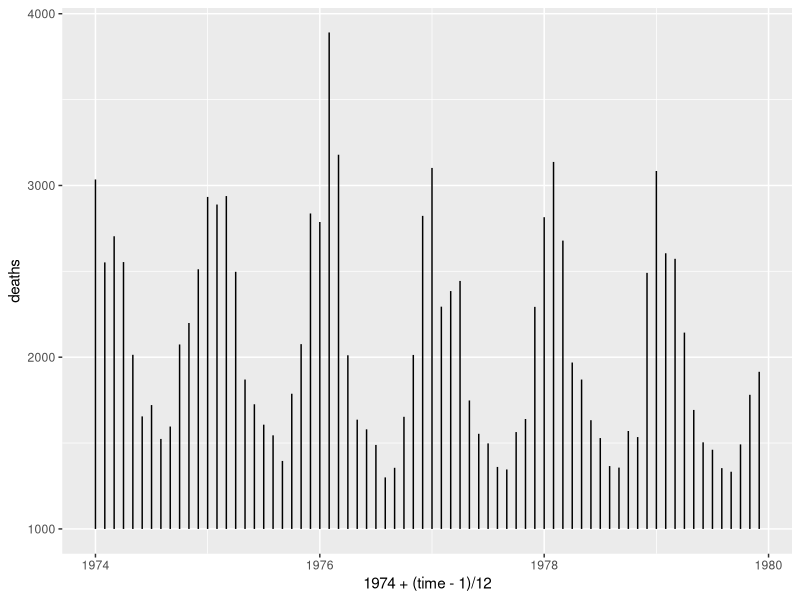
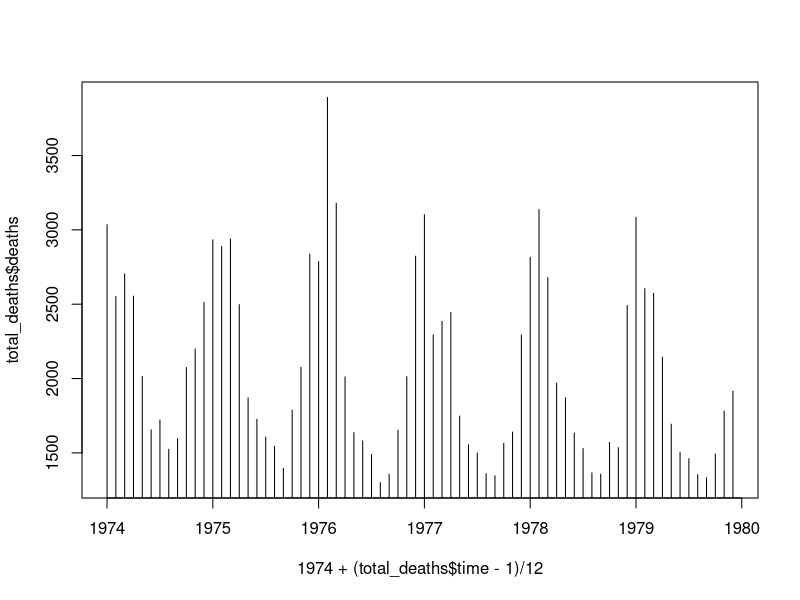
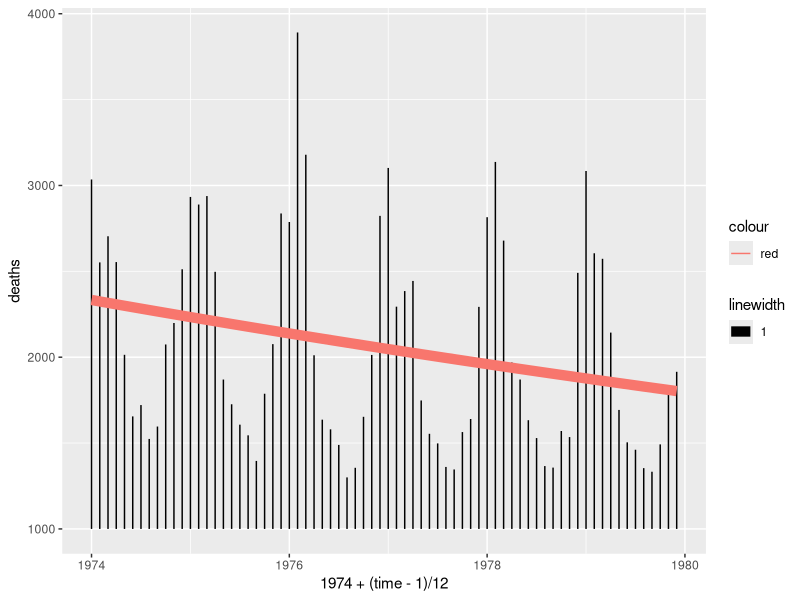
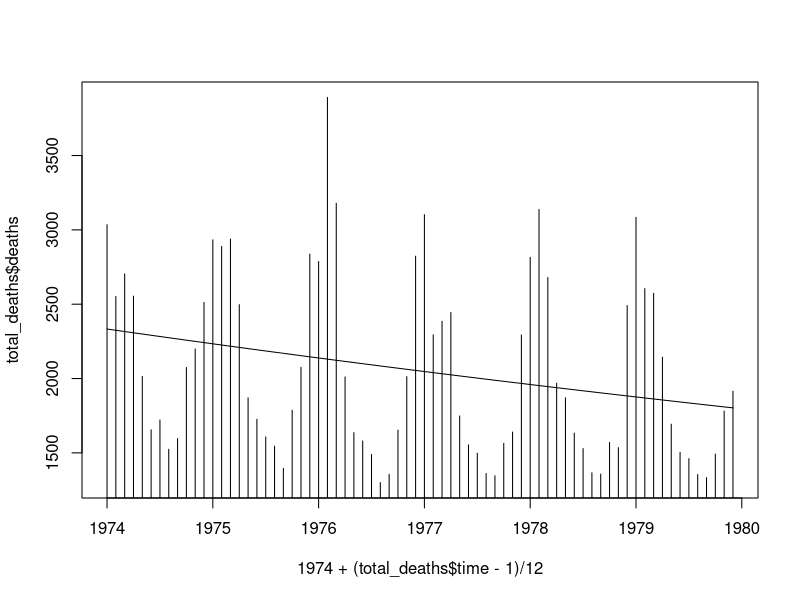
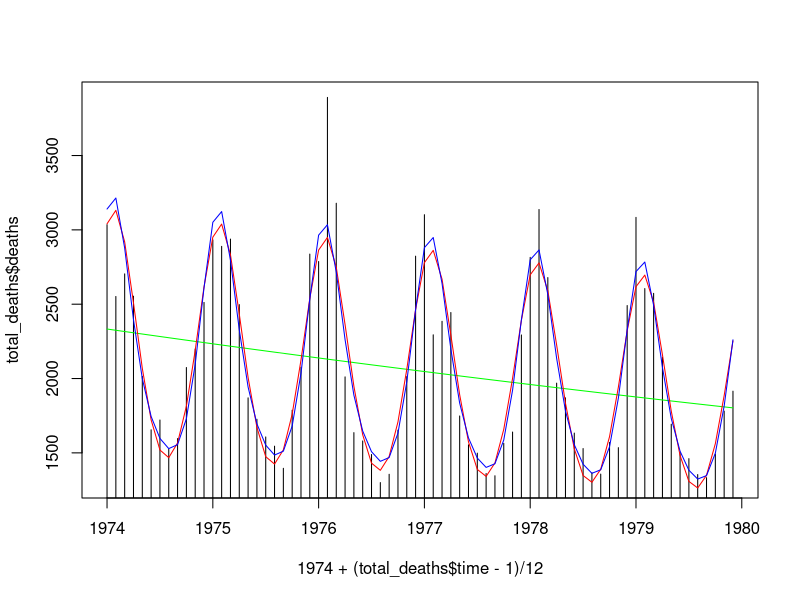

These figures' R source, in order: (Note: this script raises an error after producing the figures.)
#Load in the necessary libraries
require("datasets")
require("ggplot2")
require("gee")

#Load in the dataset
data(UKLungDeaths)
ldeaths

#Creating a dataframe
total_deaths <- as.data.frame(matrix(c(1:length(ldeaths), t(ldeaths)), ncol=2))
colnames(total_deaths) <- c("time", "deaths")

#Plotting the data
ggplot(data=total_deaths, aes(x=1974+(time-1)/12, y=deaths)) +
  geom_segment(aes(x=1974+(time-1)/12, y=1000, xend=1974+(time-1)/12, yend=deaths))

plot(1974+(total_deaths$time-1)/12, total_deaths$deaths, type="h")

#Fit Poisson GLM and add fitted curve to the plot
fit0 <- glm(deaths~time, family=poisson(link=log), data=total_deaths)

ggplot(data=total_deaths, aes(x=1974+(time-1)/12, y=deaths)) +
  geom_segment(aes(x=1974+(time-1)/12, y=1000, xend=1974+(time-1)/12, yend=deaths)) + 
  geom_line(aes(x=1974+(time-1)/12, y=fit0$fitted, lwd=1, col='red'))

plot(1974+(total_deaths$time-1)/12, total_deaths$deaths, type="h")
lines(1974+(total_deaths$time-1)/12, fit0$fitted)

#Add the 2 annual components to the model
fit1 <- glm(deaths~time + I(cos(2*pi*time/12)) + I(sin(2*pi*time/12)),
                 family=poisson(link=log), data=total_deaths)

#Add the 2 6-monthly components to the model
fit2 <- glm(deaths~time + I(cos(2*pi*time/12)) + I(sin(2*pi*time/12))
            + I(cos(2*pi*time/6)) + I(sin(2*pi*time/6)), 
            family=poisson(link=log), data=total_deaths)

summary(fit2)

#Add fitted curves from fit1 and fit2 to the plot
plot(1974+(total_deaths$time-1)/12, total_deaths$deaths, type="h")
lines(1974+(total_deaths$time-1)/12, fit0$fitted, col='green')
lines(1974+(total_deaths$time-1)/12, fit1$fitted, col='red')
lines(1974+(total_deaths$time-1)/12, fit2$fitted, col='blue')

#Dispersion of model fit2 by Pearson
disp <- 1/fit2$df.residual * sum(((total_deaths$deaths - fit2$fit)^2)/fit2$fit)

summary(fit2)

#Test whether fit1 or fit2 is better at 1% significance
fit2_anova <- anova(fit2)
fit2_anova_dev <- fit2_anova$"Resid. Dev"

1 - pchisq((fit2_anova_dev[4]-fit2_anova_dev[6])/disp, 2)

anova(fit1q,fit2q, test='Chisq')

#Fit models 1 and 2 with quasiPoisson and perform test to see which is preferred
fit1q <- glm(deaths~time + I(cos(2*pi*time/12)) + I(sin(2*pi*time/12)),
            family=quasipoisson(link=log), data=total_deaths)

fit2q <- glm(deaths~time + I(cos(2*pi*time/12)) + I(sin(2*pi*time/12))
            + I(cos(2*pi*time/6)) + I(sin(2*pi*time/6)), 
            family=quasipoisson(link=log), data=total_deaths)
summary(fit2q)
summary(fit2)

fit2q_anova <- anova(fit2q)
fit2q_anova_dev <- fit2q_anova$"Resid. Dev"

1 - pchisq((fit2q_anova_dev[4]-fit2q_anova_dev[6])/disp, 2)

#Fit model 2 with a GEE AR-1 correlation structure each cluster has data points
#from within the same year
gee2 <- gee(deaths~time + I(cos(2*pi*time/12)) + I(sin(2*pi*time/12))
            + I(cos(2*pi*time/6)) + I(sin(2*pi*time/6)), 
            family=poisson(link=log), data=total_deaths, corstr='AR-M',
            id = rep(1:6, each=12), Mv=1)
gee2
summary(gee2)$working.correlation
0.0898962452^2

#Find inverse of fisher information matrix of fit2q
summary(fit2q)$cov.unscaled

#Predict deaths for 1980-1983 using fit2q
pred <- predict(fit2q, newdata=data.frame('time'=c(73:108)), type='response')
pred[1:6]

newtime=73:108

colours <- rep('red', 108)
colours[1:72] = 'black'

plot(x=append(1974+(total_deaths$time-1)/12, 1974+(newtime-1)/12) , y=append(total_deaths$deaths,pred), type="h",
     col=colours)

#95% CI for the the predicted points

time<-73
CIlow <- rep(0,36)
CIhigh <- rep(0,36)
while (time < 109){
  newdata <- c(1, time, cos(2*pi*time/12), sin(2*pi*time/12), cos(2*pi*time/6),sin(2*pi*time/6))
  span <- qnorm(0.975)*sqrt(t(newdata) %*% summary(fit2q)$cov.unscaled %*% newdata)
  fitted <- log(pred[time-72])
  CIlow[time-72]<- exp(fitted-span)
  CIhigh[time-72]<-exp(fitted+span)
  time=time+1
}

head(cbind(CIlow, CIhigh))


#Add previous deaths as a covariate to fit2
fit2 <- glm(deaths~time + I(cos(2*pi*time/12)) + I(sin(2*pi*time/12))
            + I(cos(2*pi*time/6)) + I(sin(2*pi*time/6)), 
            family=poisson(link=log), data=total_deaths)
total_deaths$previous_deaths <- rep(0, 72)

i=2
while (i <= 72){
  total_deaths$previous_deaths[i] <- total_deaths$deaths[i-1]
  i=i+1
}

total_deaths$previous_deaths[1] <- 2600
head(total_deaths)

fit2.1 <- glm(deaths~time + I(cos(2*pi*time/12)) + I(sin(2*pi*time/12))
            + I(cos(2*pi*time/6)) + I(sin(2*pi*time/6))+previous_deaths, 
            family=poisson(link=log), data=total_deaths)

anova(fit2.1, test='Chisq')

fit2.1q <- glm(deaths~time + I(cos(2*pi*time/12)) + I(sin(2*pi*time/12))
             + I(cos(2*pi*time/6)) + I(sin(2*pi*time/6))+previous_deaths, 
             family=quasipoisson(link=log), data=total_deaths)
anova(fit2.1q, test='Chisq')
